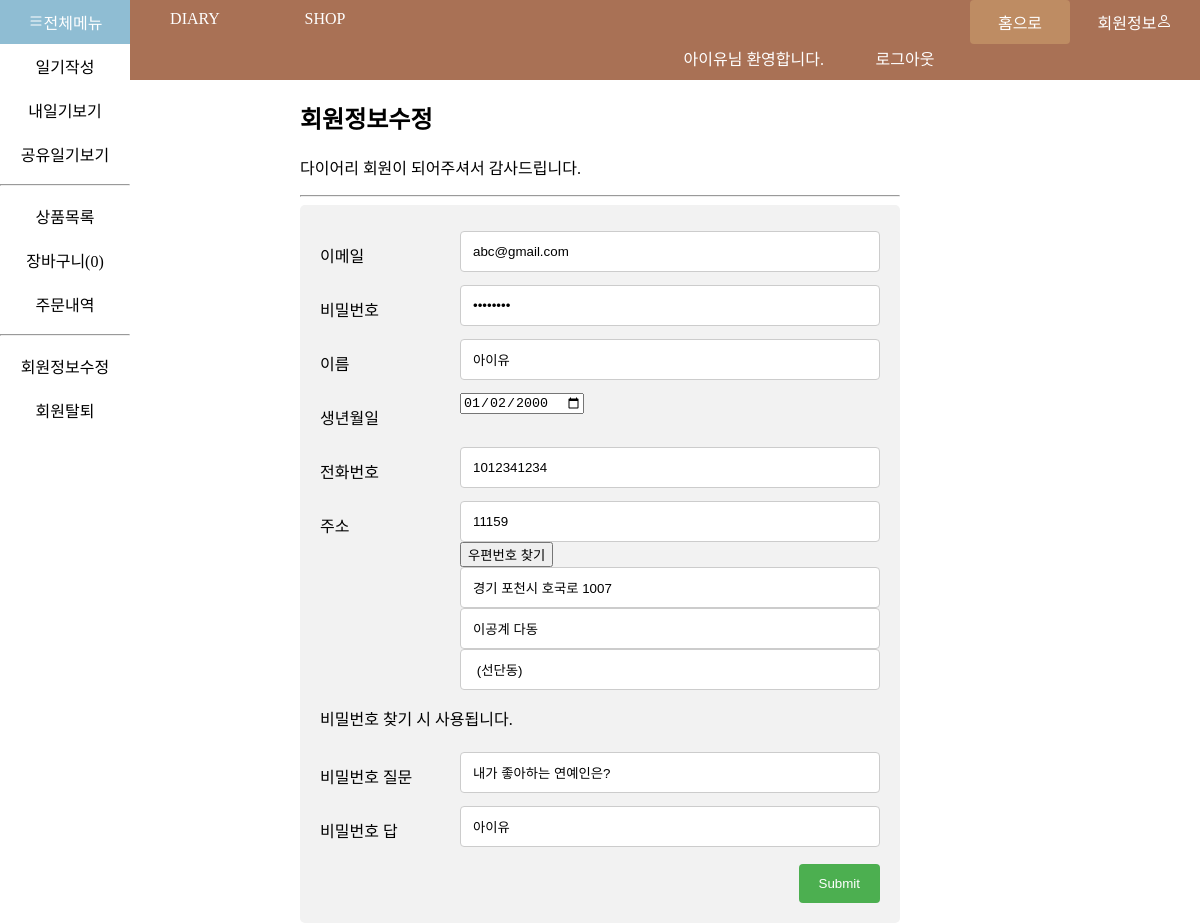
The page /signmodify.php (signed in) on the database its author committed.
### tables this page shows
CREATE TABLE `user` (
  `email` varchar(20) NOT NULL,
  `pw` varchar(10) NOT NULL,
  `uname` varchar(10) NOT NULL,
  `birth` date NOT NULL,
  `telno` int(10) NOT NULL,
  `postcode` int(5) NOT NULL,
  `address` varchar(30) NOT NULL,
  `detailAddress` varchar(10) NOT NULL,
  `extraAddress` varchar(10) NOT NULL,
  `pwq` varchar(30) NOT NULL,
  `pwa` varchar(10) NOT NULL,
  `rdate` date NOT NULL,
  `point` int(10) NOT NULL,
  `role` varchar(10) NOT NULL,
  PRIMARY KEY (`email`)
);

### signmodify.php (the view, shortened to what this page needs)
<!DOCTYPE html>
<html>
<head>
	<link rel="stylesheet" href="menu.css">
    </head>
    <body>
		<header style="padding: 0;">
			<?php include_once('menu.php');?>
		</header>
		<?php
		$email = $_SESSION['uid'];
		include_once('connect.php');
		$sql = "select * from user where email = '$email'";
		$result = $conn->query($sql);
		if(isset($result) && $result->num_rows > 0) {
			$row = $result->fetch_assoc();
		?>
		<div class="main">
        <h2>회원정보수정</h2>
        <p>다이어리  회원이 되어주셔서 감사드립니다.</p>
        <hr>
        <div class="container">
          <form action="signmodproc.php" method="post">
            <div class="row">
              <div class="col-25">
                <label for="fname">이메일</label>
              </div>
              <div class="col-75">
                <input type="text" name="email" value="<?=$row['email']?>" readonly>
              </div>
            </div>
			<div class="row">
              <div class="col-25">
                <label for="lname">비밀번호</label>
              </div>
              <div class="col-75">
                <input type="password" name="pw" value="<?=$row['pw']?>">
              </div>
            </div>
            <div class="row">
              <div class="col-25">
                <label for="lname">이름</label>
              </div>
              <div class="col-75">
                <input type="text" name="uname" value="<?=$row['uname']?>">
              </div>
            </div>
            <div class="row">
              <div class="col-25">
                <label for="lname">생년월일</label>
              </div>
              <div class="col-75">
                <input type="date" name="birth" value="<?=$row['birth']?>">
              </div>
			</div>
            <div class="row">
              <div class="col-25">
                <label for="lname">전화번호</label>
              </div>
              <div class="col-75">
                <input type="text" name="telno" value="<?=$row['telno']?>">
              </div>
            </div>
			<div class="row">
              <div class="col-25">
                <label for="lname">주소</label>
              </div>
              <div class="col-75">
				<input type="text" id="sample6_postcode" name="postcode" value="<?=$row['postcode']?>">
				<input type="button" onclick="sample6_execDaumPostcode()" value="우편번호 찾기"><br>
				<input type="text" id="sample6_address" name="address" value="<?=$row['address']?>"><br>
				<input type="text" id="sample6_detailAddress" name="detailAddress" value="<?=$row['detailAddress']?>">
				<input type="text" id="sample6_extraAddress" name="extraAddress" value="<?=$row['extraAddress']?>">
              </div>
			</div>
			<p class="notice">비밀번호 찾기 시 사용됩니다.</p>
			<div class="row">
              <div class="col-25">
                <label for="lname">비밀번호 질문</label>
              </div>
              <div class="col-75">
                <input type="text" name="pwq" value="<?=$row['pwq']?>">
              </div>
			</div>
			<div class="row">
              <div class="col-25">
                <label for="lname">비밀번호 답</label>
              </div>
              <div class="col-75">
                <input type="text" name="pwa" value="<?=$row['pwa']?>">
              </div>
			</div>
            <div class="row">
              <input type="submit" value="Submit">
            </div>
          </form>
        </div>
		</div>
		<?php }  ?>
    </body>
</html>

### signmodify.php (style rules this page uses)
* { box-sizing: border-box; }
body { margin: 0; }
body .main { width: 600px; margin-left: auto; margin-right: auto; }
input[type=text], input[type=password], select, textarea { width: 100%; padding: 12px; border: 1px solid #ccc; border-radius: 4px; resize: vertical; }
label { padding: 12px 12px 12px 0; display: inline-block; }
input[type=submit] { background-color: #4CAF50; color: white; padding: 12px 20px; border: none; border-radius: 4px; cursor: pointer; margin-top: 10px; float: right; }
.container { border-radius: 5px; background-color: #f2f2f2; padding: 20px; }
.col-25 { float: left; width: 25%; margin-top: 6px; }
.col-75 { float: left; width: 75%; margin-top: 6px; }
.row:after { content: ""; display: table; clear: both; }

### rows shown on the page
user: email "abc@gmail.com", uname "아이유", birth "01/02/2000", telno "1012341234", postcode "11159", address "경기 포천시 호국로 1007", detailAddress "이공계 다동", extraAddress "(선단동)", pwq "내가 좋아하는 연예인은?", pwa "아이유"

### other values the page prints
$row['rowcnt'] "0"
$uname "아이유"
